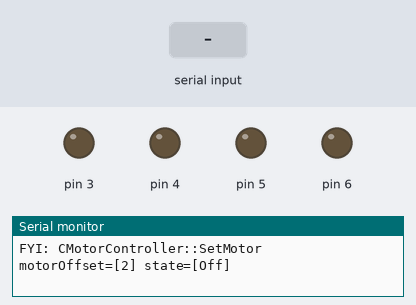
This sketch was run on a simulated Arduino Uno, built with avr-gcc and run on an emulated ATmega328P. Parts: output pins drawn as LEDs (lit = HIGH), the last lines printed to the serial monitor. Dashed ring = blinking. Inputs (shaded band) come from the test bench. Random numbers use the default seed unless the sketch sets one.

Above: at 1.6 s.
1.7 s: "#" received over Serial
At 2.71 s:
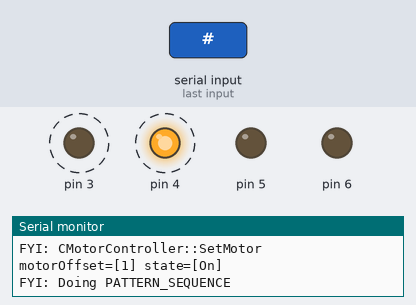
4.7 s: "90,45,200\n" received over Serial
At 5.29 s:
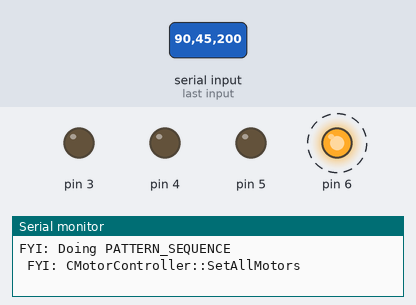
7.7 s: "90,45\n" received over Serial
At 8.2 s:
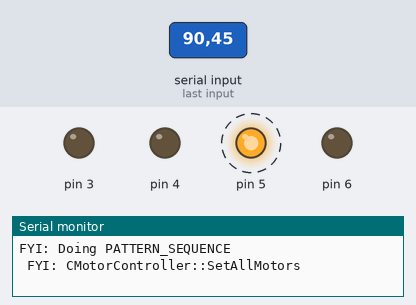
10.7 s: "#" received over Serial
Timing chart, 0 to 33.2 s (numbered marks = the images above; inputs shaded):
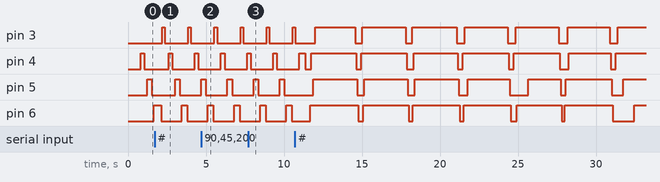

The sketch:

ParkinsonWatch.ino
```cpp
/**
 * Written by: Steven Smethurst
 * Twitter: @funvill
 *
 * For more information
 * https://github.com/funvill/ParkinsonWatch
 */

class CMotorController {

private:
    static const int MOTOR_MAX_MOTORS = 5;

    // Patterns
    static const int PATTERN_SEQUENCE = 1;
    static const int PATTERN_RANDOM = 2;

    int motors[MOTOR_MAX_MOTORS];
    int motorCount;

    unsigned int pattern;
    unsigned int argumentOne;
    unsigned int argumentTwo;
    unsigned int argumentThree;

    // false == motor off
    // True == motor on
    void SetMotor(unsigned int motorOffset, bool state = true)
    {
        Serial.println("FYI: CMotorController::SetMotor motorOffset=[" + String(motorOffset) + "] state=[" + String(state ? "On" : "Off") + "]");
        digitalWrite(this->motors[motorOffset], (state ? HIGH : LOW));
    }

    void SetAllMotors(bool state = true)
    {
        Serial.println(" FYI: CMotorController::SetAllMotors");

        for (unsigned int motorOffset = 0; motorOffset < this->motorCount; motorOffset++) {
            this->SetMotor(motorOffset, state);
        }
    }

public:
    CMotorController()
    {
        this->motorCount = 0;
    }

    bool AddMotor(int pin)
    {
        if (this->motorCount >= MOTOR_MAX_MOTORS) {
            return false;
        }

        Serial.println("FYI: CMotorController::AddMotor");

        // ToDo: Check to see if this motor has already been added.
        this->motors[this->motorCount++] = pin;
        return true;
    }

    void SetupMotors()
    {
        Serial.println("FYI: CMotorController::Setup");

        // Set the pins for the motors.
        for (unsigned int motorOffset = 0; motorOffset < this->motorCount; motorOffset++) {
            pinMode(this->motors[motorOffset], OUTPUT);
        }

        this->SetAllMotors(false);

        // this->Configure( PATTERN_RANDOM, 20,2,0);
        this->Configure(PATTERN_SEQUENCE, 100, 10, 0);
    }

    bool Configure(const unsigned int pattern, const unsigned int argumentOne = 0, const unsigned int argumentTwo = 0, const unsigned int argumentThree = 1)
    {
        // Serial.println("FYI: CMotorController::Configure pattern=["+ String(pattern) +"],  pattern=["+ String(argumentOne) +"],  pattern=["+ String(argumentTwo) +"],  pattern=["+ String(argumentThree) +"]");

        this->pattern = pattern;
        this->argumentOne = argumentOne;
        this->argumentTwo = argumentTwo;
        this->argumentThree = argumentThree;
        return true;
    }

    void Loop()
    {
        switch (pattern) {
            case PATTERN_SEQUENCE: {
                Serial.println("FYI: Doing PATTERN_SEQUENCE");
                /**
                 * Turn all off
                 * Turn motor n motor on
                 * delay with motor on
                 * n++
                 *
                 * Parameters
                 * - argumentOne - Period on
                 * - argumentTwo - Period off
                 * - argumentThree - Not used.
                 *
                 * Example:
                 *  1,1000,500#
                 */

                this->SetAllMotors(false);
                delay(argumentTwo);

                static unsigned int motorOffset = 0;
                motorOffset++;
                if (motorOffset >= this->motorCount) {
                    motorOffset = 0;
                }
                this->SetMotor(motorOffset, true);
                delay(argumentOne);

                break;
            }
            default:
            case PATTERN_RANDOM: {
                Serial.println("FYI: Doing PATTERN_RANDOM");
                /**
                 * Turn all motors off.
                 * Turn a random motor on
                 * Wait nnnn amount of time and loop.
                 *
                 * Parameters
                 * - argumentOne - Delay between randomly changing the motors.
                 * - argumentTwo - Delay off
                 * - argumentThree - The count of random motors that will be turned on each session.
                 *
                 * Example:
                 *  2,100,500,1#
                 */
                this->SetAllMotors(false);
                delay(argumentTwo);
                for (unsigned int count = 0; count < argumentThree; count++) {
                    this->SetMotor(random(0, this->motorCount), true);
                }
                delay(argumentOne);
                break;
            }
        }
    }
};
CMotorController gMotors;

void ParseMessage(char* buffer, unsigned int bufferSize)
{
    Serial.println("");
    Serial.println("FYI: ParseMessage. buffer=[" + String(buffer) + "],  bufferSize=[" + String(bufferSize) + "]");

    char* strtokIndx = strtok(buffer, ",");
    if (strtokIndx != NULL) {
        unsigned int pattern = atoi(strtokIndx);
        strtokIndx = strtok(NULL, ",");
        if (strtokIndx != NULL) {
            unsigned int argumentOne = atoi(strtokIndx);
            strtokIndx = strtok(NULL, ",");
            if (strtokIndx != NULL) {
                unsigned int argumentTwo = atoi(strtokIndx);
                strtokIndx = strtok(NULL, ",");
                if (strtokIndx != NULL) {
                    unsigned int argumentThree = atoi(strtokIndx);
                    strtokIndx = strtok(NULL, ",");

                    // Update the command. Three
                    Serial.println("FYI: pattern[" + String(pattern) + "], argumentOne[" + String(argumentOne) + "], argumentTwo[" + String(argumentTwo) + "], argumentThree[" + String(argumentThree) + "]");
                    gMotors.Configure(pattern, argumentOne, argumentTwo, argumentThree);
                } else {
                    // Update the command. Two
                    Serial.println("FYI: pattern[" + String(pattern) + "], argumentOne[" + String(argumentOne) + "], argumentTwo[" + String(argumentTwo) + "]");
                    gMotors.Configure(pattern, argumentOne, argumentTwo);
                }
            } else {
                Serial.println("FYI: ParseMessage. Could not get argumentTwo");
            }
        } else {
            Serial.println("FYI: ParseMessage. Could not get argumentOne");
        }
    } else {
        Serial.println("FYI: ParseMessage. Could not get pattern");
    }
}

static const int MAX_INPUT_BUFFER_LENGTH = 100;
char inputBuffer[MAX_INPUT_BUFFER_LENGTH];
void CheckInput()
{
    // Check to see if there is anything on the input
    while (Serial.available() > 0) {
        // Read the byte
        char reciveByte = Serial.read();
        Serial.print(reciveByte);

        // Add the byte to the buffer if there is room
        static unsigned int inputBufferSize = 0;
        if (inputBufferSize > MAX_INPUT_BUFFER_LENGTH) {
            // Buffer overflow, Start over
            inputBufferSize = 0;
        }
        inputBuffer[inputBufferSize++] = reciveByte;

        // Check to see if this a full string.
        if (reciveByte == '#') {
            // End of message
            inputBuffer[inputBufferSize] = 0; // NULL
            ParseMessage(inputBuffer, inputBufferSize);
            inputBufferSize = 0;
        }
    }
}


void setup()
{
    // put your setup code here, to run once:

    Serial.begin(9600);
    while (!Serial) {
        ; // wait for serial port to connect. Needed for native USB port only
    }

    Serial.println("FYI: Setting up the motors");

    gMotors.AddMotor(3);
    gMotors.AddMotor(4);
    gMotors.AddMotor(5);
    gMotors.AddMotor(6);
    gMotors.SetupMotors();

    Serial.println("FYI: Done Setup");
}

void loop()
{
    // put your main code here, to run repeatedly:
    CheckInput();
    gMotors.Loop();
}
```
